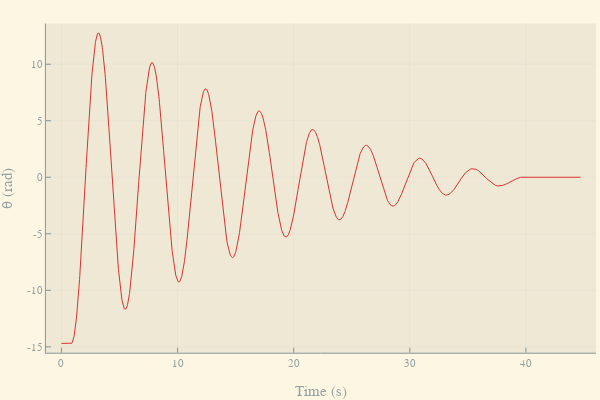

Write notebook code for a chart like this one.
### Markdown cell above
### Gögn 2, Mæling á θ yfir tíma með málmskífu
Með hápunktum og y-ás hliðraður

### Code cell
data2 = CSV.read("data2.csv", DataFrame)

data2[!,2] = data2[!,2] .- data2[end,2]

data2[!,2] = data2[!,2]u"rad"# .± 1u"°"
data2[!,1] = data2[!,1]u"s"

plot(data2[!,1], data2[!,2],
	xlabel = "Time",
	ylabel = "θ",
	labels = :none)

### Figure 1 — Plotly figure (JSON) as saved in the notebook; plotly's stock layout.template omitted (floating-point values rounded to 4 significant figures; data arrays with more than 128 entries replaced by an {"elided": "..."} marker saying what was removed)
{"data": [{"colorbar": {"title": ""}, "legendgroup": "", "line": {"color": "rgba(220, 50, 47, 1.000)", "dash": "solid", "shape": "linear", "width": 1}, "mode": "lines", "name": "", "showlegend": false, "type": "scatter", "x": {"elided": "2236 float values"}, "xaxis": "x", "y": {"elided": "2236 float values"}, "yaxis": "y", "zmax": null, "zmin": null}], "layout": {"annotations": [], "height": 400, "legend": {"bgcolor": "rgba(253, 246, 227, 1.000)", "bordercolor": "rgba(147, 161, 161, 1.000)", "borderwidth": 1, "font": {"color": "rgba(131, 148, 150, 1.000)", "family": "sans-serif", "size": 11}, "title": {"font": {"color": "rgba(131, 148, 150, 1.000)", "family": "sans-serif", "size": 15}, "text": ""}, "tracegroupgap": 0, "traceorder": "normal", "x": 1, "xanchor": "auto", "y": 1, "yanchor": "auto"}, "margin": {"b": 20, "l": 0, "r": 0, "t": 20}, "paper_bgcolor": "rgba(253, 246, 227, 1.000)", "plot_bgcolor": "rgba(238, 232, 213, 1.000)", "showlegend": true, "width": 600, "xaxis": {"anchor": "y", "domain": [0.07647, 0.9934], "gridcolor": "rgba(131, 148, 150, 0.100)", "gridwidth": 0.5, "linecolor": "rgba(131, 148, 150, 1.000)", "mirror": false, "range": [-1.341, 46.04], "showgrid": true, "showline": true, "showticklabels": true, "tickangle": 0, "tickcolor": "rgb(131, 148, 150)", "tickfont": {"color": "rgba(147, 161, 161, 1.000)", "family": "sans-serif", "size": 11}, "tickmode": "array", "ticks": "inside", "ticktext": ["0", "10", "20", "30", "40"], "tickvals": [0, 10, 20, 30, 40], "title": "Time (s)", "titlefont": {"color": "rgba(147, 161, 161, 1.000)", "family": "sans-serif", "size": 15}, "type": "-", "visible": true, "zeroline": false, "zerolinecolor": "rgba(131, 148, 150, 1.000)"}, "yaxis": {"anchor": "x", "domain": [0.07581, 0.9902], "gridcolor": "rgba(131, 148, 150, 0.100)", "gridwidth": 0.5, "linecolor": "rgba(131, 148, 150, 1.000)", "mirror": false, "range": [-15.52, 13.6], "showgrid": true, "showline": true, "showticklabels": true, "tickangle": 0, "tickcolor": "rgb(131, 148, 150)", "tickfont": {"color": "rgba(147, 161, 161, 1.000)", "family": "sans-serif", "size": 11}, "tickmode": "array", "ticks": "inside", "ticktext": ["-15", "-10", "-5", "0", "5", "10"], "tickvals": [-15, -10, -5, 0, 5, 10], "title": "θ (rad)", "titlefont": {"color": "rgba(147, 161, 161, 1.000)", "family": "sans-serif", "size": 15}, "type": "-", "visible": true, "zeroline": false, "zerolinecolor": "rgba(131, 148, 150, 1.000)"}}}
